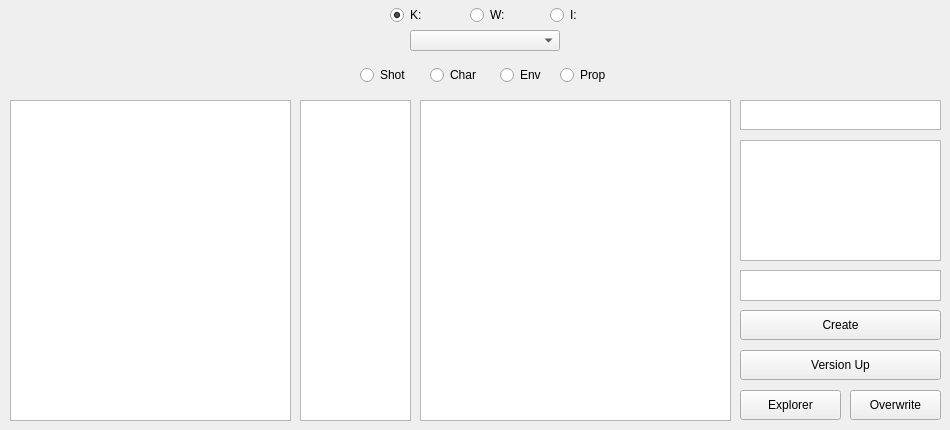
<?xml version="1.0" encoding="UTF-8"?>
<ui version="4.0">
 <class>Form</class>
 <widget class="QWidget" name="Form">
  <property name="geometry">
   <rect>
    <x>0</x>
    <y>0</y>
    <width>950</width>
    <height>430</height>
   </rect>
  </property>
  <property name="sizePolicy">
   <sizepolicy hsizetype="Fixed" vsizetype="Fixed">
    <horstretch>0</horstretch>
    <verstretch>0</verstretch>
   </sizepolicy>
  </property>
  <property name="minimumSize">
   <size>
    <width>950</width>
    <height>430</height>
   </size>
  </property>
  <property name="maximumSize">
   <size>
    <width>950</width>
    <height>430</height>
   </size>
  </property>
  <property name="windowTitle">
   <string>GlimpseVFX Houdini File Manager</string>
  </property>
  <property name="autoFillBackground">
   <bool>true</bool>
  </property>
  <property name="styleSheet">
   <string notr="true"/>
  </property>
  <widget class="QRadioButton" name="kdrive">
   <property name="geometry">
    <rect>
     <x>390</x>
     <y>0</y>
     <width>40</width>
     <height>30</height>
    </rect>
   </property>
   <property name="minimumSize">
    <size>
     <width>0</width>
     <height>0</height>
    </size>
   </property>
   <property name="layoutDirection">
    <enum>Qt::LeftToRight</enum>
   </property>
   <property name="text">
    <string>K:</string>
   </property>
   <property name="checked">
    <bool>true</bool>
   </property>
  </widget>
  <widget class="QRadioButton" name="wdrive">
   <property name="geometry">
    <rect>
     <x>470</x>
     <y>0</y>
     <width>40</width>
     <height>30</height>
    </rect>
   </property>
   <property name="minimumSize">
    <size>
     <width>0</width>
     <height>0</height>
    </size>
   </property>
   <property name="autoFillBackground">
    <bool>false</bool>
   </property>
   <property name="text">
    <string>W:</string>
   </property>
  </widget>
  <widget class="QComboBox" name="yearCbox">
   <property name="geometry">
    <rect>
     <x>410</x>
     <y>30</y>
     <width>150</width>
     <height>21</height>
    </rect>
   </property>
   <property name="minimumSize">
    <size>
     <width>0</width>
     <height>0</height>
    </size>
   </property>
  </widget>
  <widget class="QListWidget" name="projectList">
   <property name="geometry">
    <rect>
     <x>10</x>
     <y>100</y>
     <width>281</width>
     <height>321</height>
    </rect>
   </property>
   <property name="sizePolicy">
    <sizepolicy hsizetype="Minimum" vsizetype="Fixed">
     <horstretch>0</horstretch>
     <verstretch>0</verstretch>
    </sizepolicy>
   </property>
   <property name="minimumSize">
    <size>
     <width>0</width>
     <height>0</height>
    </size>
   </property>
   <property name="alternatingRowColors">
    <bool>true</bool>
   </property>
  </widget>
  <widget class="QListWidget" name="filterList">
   <property name="geometry">
    <rect>
     <x>300</x>
     <y>100</y>
     <width>111</width>
     <height>321</height>
    </rect>
   </property>
   <property name="sizePolicy">
    <sizepolicy hsizetype="Minimum" vsizetype="Fixed">
     <horstretch>0</horstretch>
     <verstretch>0</verstretch>
    </sizepolicy>
   </property>
   <property name="minimumSize">
    <size>
     <width>0</width>
     <height>0</height>
    </size>
   </property>
   <property name="alternatingRowColors">
    <bool>true</bool>
   </property>
  </widget>
  <widget class="QListWidget" name="fileList">
   <property name="geometry">
    <rect>
     <x>420</x>
     <y>100</y>
     <width>311</width>
     <height>321</height>
    </rect>
   </property>
   <property name="sizePolicy">
    <sizepolicy hsizetype="Minimum" vsizetype="Fixed">
     <horstretch>0</horstretch>
     <verstretch>0</verstretch>
    </sizepolicy>
   </property>
   <property name="minimumSize">
    <size>
     <width>0</width>
     <height>0</height>
    </size>
   </property>
   <property name="alternatingRowColors">
    <bool>true</bool>
   </property>
   <property name="isWrapping" stdset="0">
    <bool>false</bool>
   </property>
  </widget>
  <widget class="QTextEdit" name="nameEdit">
   <property name="geometry">
    <rect>
     <x>740</x>
     <y>100</y>
     <width>201</width>
     <height>30</height>
    </rect>
   </property>
   <property name="sizePolicy">
    <sizepolicy hsizetype="Minimum" vsizetype="Fixed">
     <horstretch>0</horstretch>
     <verstretch>0</verstretch>
    </sizepolicy>
   </property>
   <property name="minimumSize">
    <size>
     <width>0</width>
     <height>0</height>
    </size>
   </property>
  </widget>
  <widget class="QListWidget" name="departmentList">
   <property name="geometry">
    <rect>
     <x>740</x>
     <y>140</y>
     <width>201</width>
     <height>121</height>
    </rect>
   </property>
   <property name="sizePolicy">
    <sizepolicy hsizetype="Minimum" vsizetype="Fixed">
     <horstretch>0</horstretch>
     <verstretch>0</verstretch>
    </sizepolicy>
   </property>
   <property name="minimumSize">
    <size>
     <width>0</width>
     <height>0</height>
    </size>
   </property>
   <property name="alternatingRowColors">
    <bool>true</bool>
   </property>
  </widget>
  <widget class="QTextEdit" name="tagEdit">
   <property name="geometry">
    <rect>
     <x>740</x>
     <y>270</y>
     <width>201</width>
     <height>31</height>
    </rect>
   </property>
   <property name="sizePolicy">
    <sizepolicy hsizetype="Minimum" vsizetype="Fixed">
     <horstretch>0</horstretch>
     <verstretch>0</verstretch>
    </sizepolicy>
   </property>
   <property name="minimumSize">
    <size>
     <width>0</width>
     <height>0</height>
    </size>
   </property>
  </widget>
  <widget class="QPushButton" name="createButton">
   <property name="geometry">
    <rect>
     <x>740</x>
     <y>310</y>
     <width>201</width>
     <height>30</height>
    </rect>
   </property>
   <property name="minimumSize">
    <size>
     <width>0</width>
     <height>0</height>
    </size>
   </property>
   <property name="text">
    <string>Create</string>
   </property>
  </widget>
  <widget class="QPushButton" name="versionButton">
   <property name="geometry">
    <rect>
     <x>740</x>
     <y>350</y>
     <width>201</width>
     <height>30</height>
    </rect>
   </property>
   <property name="minimumSize">
    <size>
     <width>0</width>
     <height>0</height>
    </size>
   </property>
   <property name="text">
    <string>Version Up</string>
   </property>
  </widget>
  <widget class="QWidget" name="widget" native="true">
   <property name="geometry">
    <rect>
     <x>340</x>
     <y>60</y>
     <width>281</width>
     <height>31</height>
    </rect>
   </property>
   <widget class="QRadioButton" name="shotRadio">
    <property name="geometry">
     <rect>
      <x>20</x>
      <y>0</y>
      <width>50</width>
      <height>30</height>
     </rect>
    </property>
    <property name="minimumSize">
     <size>
      <width>0</width>
      <height>0</height>
     </size>
    </property>
    <property name="text">
     <string>Shot</string>
    </property>
   </widget>
   <widget class="QRadioButton" name="charRadio">
    <property name="geometry">
     <rect>
      <x>90</x>
      <y>0</y>
      <width>50</width>
      <height>30</height>
     </rect>
    </property>
    <property name="minimumSize">
     <size>
      <width>0</width>
      <height>0</height>
     </size>
    </property>
    <property name="text">
     <string>Char</string>
    </property>
   </widget>
   <widget class="QRadioButton" name="envRadio">
    <property name="geometry">
     <rect>
      <x>160</x>
      <y>0</y>
      <width>50</width>
      <height>30</height>
     </rect>
    </property>
    <property name="minimumSize">
     <size>
      <width>0</width>
      <height>0</height>
     </size>
    </property>
    <property name="text">
     <string>Env</string>
    </property>
   </widget>
   <widget class="QRadioButton" name="propRadio">
    <property name="geometry">
     <rect>
      <x>220</x>
      <y>0</y>
      <width>50</width>
      <height>30</height>
     </rect>
    </property>
    <property name="minimumSize">
     <size>
      <width>0</width>
      <height>0</height>
     </size>
    </property>
    <property name="text">
     <string>Prop</string>
    </property>
   </widget>
  </widget>
  <widget class="QPushButton" name="explorerButton">
   <property name="geometry">
    <rect>
     <x>740</x>
     <y>390</y>
     <width>101</width>
     <height>30</height>
    </rect>
   </property>
   <property name="minimumSize">
    <size>
     <width>0</width>
     <height>0</height>
    </size>
   </property>
   <property name="text">
    <string>Explorer</string>
   </property>
  </widget>
  <widget class="QPushButton" name="overwriteButton">
   <property name="geometry">
    <rect>
     <x>850</x>
     <y>390</y>
     <width>91</width>
     <height>30</height>
    </rect>
   </property>
   <property name="minimumSize">
    <size>
     <width>0</width>
     <height>0</height>
    </size>
   </property>
   <property name="text">
    <string>Overwrite</string>
   </property>
  </widget>
  <widget class="QRadioButton" name="idrive">
   <property name="geometry">
    <rect>
     <x>550</x>
     <y>0</y>
     <width>40</width>
     <height>30</height>
    </rect>
   </property>
   <property name="minimumSize">
    <size>
     <width>0</width>
     <height>0</height>
    </size>
   </property>
   <property name="autoFillBackground">
    <bool>false</bool>
   </property>
   <property name="text">
    <string>I:</string>
   </property>
  </widget>
 </widget>
 <resources/>
 <connections/>
</ui>
